Frame 1 (no input): blank canvas, image omitted
Frame 60 (the mouse pressed at the canvas centre just before this capture): blank canvas, image omitted
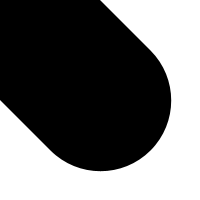
Frame 120 (the mouse held since frame 60 and released just before this capture)

The Processing sketch whose frames 1 and 60 were blank and that drew this single picture after the mouse press (run headless with seeded random() and noise(); from frame 60 on, the mouse is pressed at the canvas centre):

// Processing sketch: task3
// ── task3.pde
void setup() {
  size(200, 200);
  background(255);
  stroke(0);}
void draw() {
  /*I used the distance formula so that any change on any axis would be translated
  to the thickness of the line */
  
  strokeWeight(sqrt(pow(mouseX-pmouseX,2)+pow(mouseY - pmouseY,2))); 
  line(pmouseX, pmouseY, mouseX, mouseY);
}
